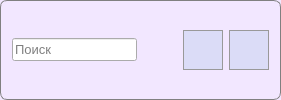
    <widget class="QFrame" name="frame">
     <property name="minimumSize">
      <size>
       <width>0</width>
       <height>60</height>
      </size>
     </property>
     <property name="styleSheet">
      <string notr="true">QFrame {
background-color: #f2e7ff;
border: 1px solid grey;
border-radius: 7px;
}</string>
     </property>
     <property name="frameShape">
      <enum>QFrame::StyledPanel</enum>
     </property>
     <property name="frameShadow">
      <enum>QFrame::Raised</enum>
     </property>
     <layout class="QGridLayout" name="gridLayout_2">
      <item row="0" column="0">
       <widget class="QLineEdit" name="sparePartSearch">
        <property name="font">
         <font>
          <pointsize>10</pointsize>
         </font>
        </property>
        <property name="styleSheet">
         <string notr="true"/>
        </property>
        <property name="placeholderText">
         <string>Поиск</string>
        </property>
        <property name="clearButtonEnabled">
         <bool>true</bool>
        </property>
       </widget>
      </item>
      <item row="0" column="1">
       <spacer name="horizontalSpacer">
        <property name="orientation">
         <enum>Qt::Horizontal</enum>
        </property>
        <property name="sizeHint" stdset="0">
         <size>
          <width>40</width>
          <height>20</height>
         </size>
        </property>
       </spacer>
      </item>
      <item row="0" column="3">
       <widget class="QPushButton" name="updateButton">
        <property name="minimumSize">
         <size>
          <width>40</width>
          <height>40</height>
         </size>
        </property>
        <property name="toolTip">
         <string>Обновить</string>
        </property>
        <property name="styleSheet">
         <string notr="true">QPushButton {
	background-color: #dbdcf7;
	border: 1px solid #999999;
}

QPushButton:hover {
	background-color: #d5d6f0;
	border: 1px solid #acacac;
}

QPushButton:pressed {
	background-color: #cbcde6;
	border: 2px solid #999999;
}</string>
        </property>
        <property name="text">
         <string/>
        </property>
        <property name="icon">
         <iconset resource="images.qrc">
          <normaloff>:/images/refresh.png</normaloff>:/images/refresh.png</iconset>
        </property>
        <property name="iconSize">
         <size>
          <width>30</width>
          <height>30</height>
         </size>
        </property>
        <property name="autoDefault">
         <bool>false</bool>
        </property>
       </widget>
      </item>
      <item row="0" column="2">
       <widget class="QPushButton" name="addSparePartButton">
        <property name="minimumSize">
         <size>
          <width>40</width>
          <height>40</height>
         </size>
        </property>
        <property name="toolTip">
         <string>Добавить запчасть</string>
        </property>
        <property name="styleSheet">
         <string notr="true">QPushButton {
	background-color: #dbdcf7;
	border: 1px solid #999999;
}

QPushButton:hover {
	background-color: #d5d6f0;
	border: 1px solid #acacac;
}

QPushButton:pressed {
	background-color: #cbcde6;
	border: 2px solid #999999;
}</string>
        </property>
        <property name="text">
         <string/>
        </property>
        <property name="icon">
         <iconset resource="images.qrc">
          <normaloff>:/images/addSparePart.png</normaloff>:/images/addSparePart.png</iconset>
        </property>
        <property name="iconSize">
         <size>
          <width>35</width>
          <height>35</height>
         </size>
        </property>
        <property name="autoDefault">
         <bool>false</bool>
        </property>
       </widget>
      </item>
     </layout>
    </widget>
